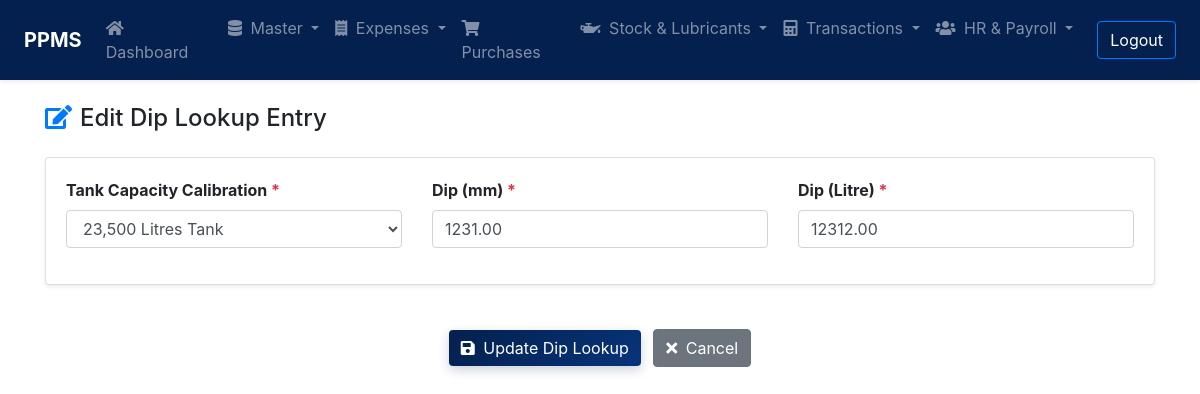
The app's page /dip-lookup/edit-dip-lookup.php?id=2 (signed in), older data.
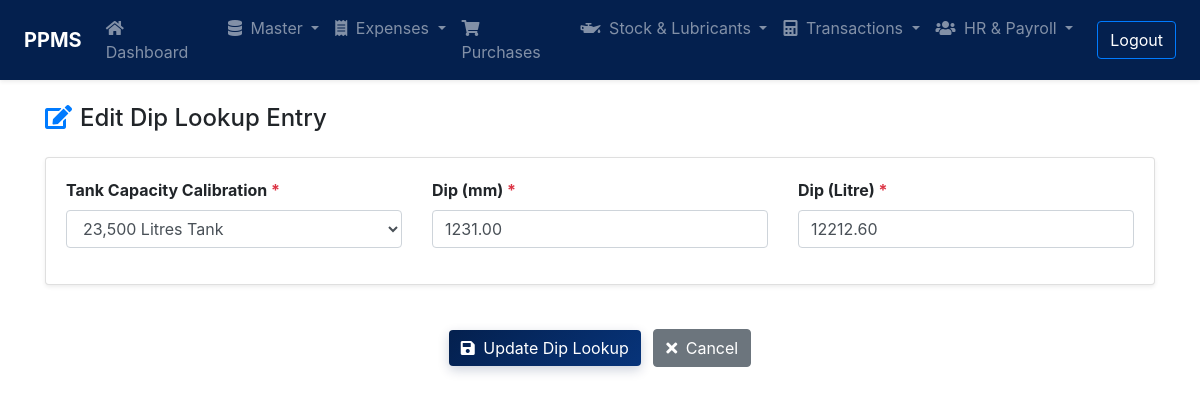
The same page, newer data.
### tables this page shows
CREATE TABLE `tbl_dip_lookup` (
  `id` int(11) NOT NULL,
  `tank_capacity` decimal(12,2) NOT NULL DEFAULT 23500.00,
  `dip_mm` decimal(10,2) NOT NULL,
  `dip_litre` decimal(10,2) NOT NULL,
  `created_at` timestamp NOT NULL DEFAULT current_timestamp(),
  `updated_at` timestamp NOT NULL DEFAULT current_timestamp() ON UPDATE current_timestamp(),
  `deleted_at` datetime DEFAULT NULL
);

### dip-lookup/edit-dip-lookup.php (the view, shortened to what this page needs)
<?php
require '../include/permissions.php';
$id = isset($_GET['id']) ? mysqli_real_escape_string($connection, $_GET['id']) : '';
$query = "SELECT * FROM tbl_dip_lookup WHERE id = '$id' AND deleted_at IS NULL LIMIT 1";
$result = mysqli_query($connection, $query);
$row = mysqli_fetch_assoc($result);
$tank_capacity = $row['tank_capacity'] ?? '23500';
$dip_mm = $row['dip_mm'];
$dip_litre = $row['dip_litre'];
?>
<!DOCTYPE html>
<html lang="en">
  <head>
		<link rel="stylesheet" href="https://stackpath.bootstrapcdn.com/bootstrap/4.3.1/css/bootstrap.min.css">
		<link rel="stylesheet" href="https://cdnjs.cloudflare.com/ajax/libs/font-awesome/5.11.2/css/all.min.css" />
		<link rel="stylesheet" href="../include/style.css?v=1.0.1" />
	</head>
	<body>
        <?php include('../include/navbar.php');?>
		<main class="main">
			<div class="container pt-4 pb-4">
				<form id="editDipForm" action="edit-dip-lookup.php?id=<?php echo htmlspecialchars($id); ?>" method="POST">
					<h4 class="mb-4"><i class="fas fa-edit mr-2 text-primary"></i>Edit Dip Lookup Entry</h4>
					<div class="card mb-4 shadow-sm">
						<div class="card-body">
							<div class="row">
								<div class="col-md-4">
									<div class="form-group">
										<label class="font-weight-bold">Tank Capacity Calibration <span class="text-danger">*</span></label>
										<select name="tank_capacity" id="tank_capacity" class="form-control" required>
											<option value="23500" <?php echo (floatval($tank_capacity) == 23500) ? 'selected' : ''; ?>>23,500 Litres Tank</option>
										</select>
									</div>
								</div>
								<div class="col-md-4">
									<div class="form-group">
										<label class="font-weight-bold">Dip (mm) <span class="text-danger">*</span></label>
										<input type="number" step="0.01" name="dip_mm" id="dip_mm" class="form-control" value="<?php echo htmlspecialchars($dip_mm); ?>" required>
									</div>
								</div>
								<div class="col-md-4">
									<div class="form-group">
										<label class="font-weight-bold">Dip (Litre) <span class="text-danger">*</span></label>
										<input type="number" step="0.01" name="dip_litre" id="dip_litre" class="form-control" value="<?php echo htmlspecialchars($dip_litre); ?>" required>
									</div>
								</div>
							</div>
						</div>
					</div>
					<div class="txt-center">
						<button type="submit" id="saveBtn" class="btn btn-primary m-top"><i class="fas fa-save mr-1"></i> Update Dip Lookup</button>
                        <a href="dip-lookup-list.php" class="btn btn-secondary m-top ml-2"><i class="fas fa-times mr-1"></i> Cancel</a>
					</div>
				</form>
			</div>
		</main>
    </body>
</html>

Row changes from the older to the newer data that the page shows:
changed tbl_dip_lookup "23,500 Litres Tank": dip_litre "12312.00" → "12212.60"
